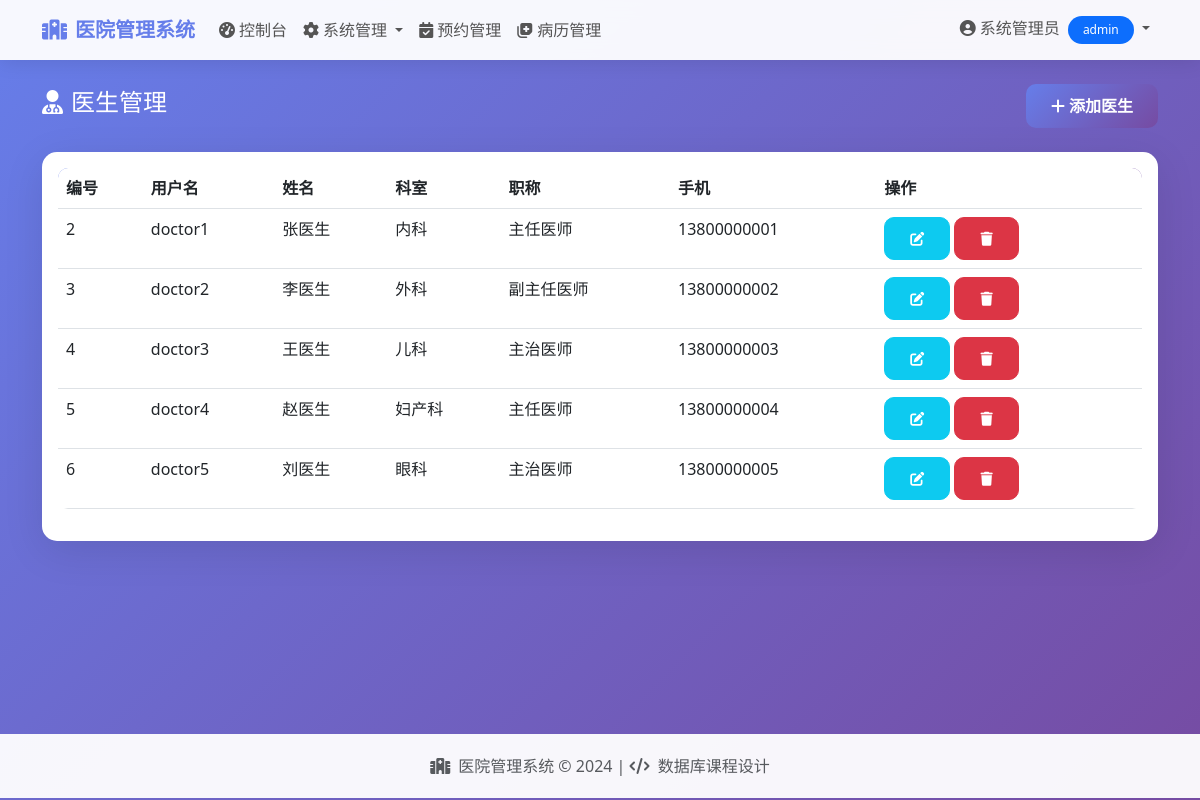
Page /admin/doctors (signed in) on the committed database.
### app.py (models this page shows, shortened)
class User(db.Model):
    __tablename__ = 'users'
    id = db.Column(db.Integer, primary_key=True)
    username = db.Column(db.String(80), unique=True, nullable=False, index=True)
    password_hash = db.Column(db.String(200), nullable=False)
    name = db.Column(db.String(100), nullable=False)
    role = db.Column(db.String(20), nullable=False)  # admin, doctor, patient
    phone = db.Column(db.String(20))
    email = db.Column(db.String(100))
    created_at = db.Column(db.DateTime, default=datetime.utcnow)
    department = db.Column(db.String(100))  # 科室
    title = db.Column(db.String(50))  # 职称
    description = db.Column(db.Text)  # 简介
    gender = db.Column(db.String(10))
    age = db.Column(db.Integer)
    address = db.Column(db.String(200))

### app.py (the view)
@app.route('/admin/doctors')
@login_required
@role_required('admin')
def admin_doctors():
    page = request.args.get('page', 1, type=int)
    doctors = User.query.filter_by(role='doctor').paginate(page=page, per_page=10)
    departments = Department.query.all()
    return render_template('admin/doctors.html', doctors=doctors, departments=departments)

### app.py (called while the page is built)
def role_required(*roles):
    def decorator(f):
        @wraps(f)
        def decorated_function(*args, **kwargs):
            if not current_user.is_authenticated:
                return redirect(url_for('login'))
            if current_user.role not in roles:
                flash("您没有权限访问此页面", "danger")
                return redirect(url_for('index'))
            return f(*args, **kwargs)
        return decorated_function
    return decorator

@login_manager.user_loader
def load_user(user_id):
    return User.query.get(int(user_id))

### templates/admin/doctors.html (shortened to what this page needs)
{% extends "base.html" %}
{% block content %}
<div class="fade-in">
    <div class="d-flex justify-content-between align-items-center mb-4">
        <h4 class="text-white"><i class="fas fa-user-md me-2"></i>医生管理</h4>
        <button class="btn btn-primary" data-bs-toggle="modal" data-bs-target="#addDoctorModal">
            <i class="fas fa-plus me-1"></i>添加医生
        </button>
    </div>
    <div class="card">
        <div class="card-body">
            <div class="table-responsive">
                <table class="table table-hover">
                    <thead>
                        <tr>
                            <th>编号</th>
                            <th>用户名</th>
                            <th>姓名</th>
                            <th>科室</th>
                            <th>职称</th>
                            <th>手机</th>
                            <th>操作</th>
                        </tr>
                    </thead>
                    <tbody>
                        {% for doctor in doctors.items %}
                        <tr>
                            <td>{{ doctor.id }}</td>
                            <td>{{ doctor.username }}</td>
                            <td>{{ doctor.name }}</td>
                            <td>{{ doctor.department or '未分配' }}</td>
                            <td>{{ doctor.title or '医师' }}</td>
                            <td>{{ doctor.phone or '无' }}</td>
                            <td>
                                <button class="btn btn-sm btn-info" onclick="editDoctor({{ doctor.id }})">
                                    <i class="fas fa-edit"></i>
                                </button>
                                <a href="{{ url_for('admin_delete_doctor', id=doctor.id) }}" class="btn btn-sm btn-danger" onclick="return confirm('确定删除该医生？')">
                                    <i class="fas fa-trash"></i>
                                </a>
                            </td>
                        </tr>
                        {% else %}
                        <tr>
                            <td colspan="7" class="text-center text-muted py-4">暂无医生数据</td>
                        </tr>
                        {% endfor %}
                    </tbody>
                </table>
            </div>
        </div>
    </div>
</div>
{% endblock %}

### templates/base.html (shortened to what this page needs)
<!DOCTYPE html>
<html lang="zh-CN">
<head>
    <link href="https://cdn.bootcdn.net/ajax/libs/twitter-bootstrap/5.3.0/css/bootstrap.min.css" rel="stylesheet">
    <link href="https://cdn.bootcdn.net/ajax/libs/font-awesome/6.4.0/css/all.min.css" rel="stylesheet">
</head>
<body>
    <nav class="navbar navbar-expand-lg">
        <div class="container">
            <a class="navbar-brand" href="{{ url_for('index') }}">
                <i class="fas fa-hospital me-2"></i>医院管理系统
            </a>
            <div class="collapse navbar-collapse" id="navbarNav">
                <ul class="navbar-nav me-auto">
                    {% if current_user.is_authenticated %}
                        {% if current_user.role == 'admin' %}
                        <li class="nav-item">
                            <a class="nav-link" href="{{ url_for('admin_dashboard') }}">
                                <i class="fas fa-tachometer-alt me-1"></i>控制台
                            </a>
                        </li>
                        <li class="nav-item dropdown">
                            <a class="nav-link dropdown-toggle" href="#" role="button" data-bs-toggle="dropdown">
                                <i class="fas fa-cog me-1"></i>系统管理
                            </a>
                        </li>
                        <li class="nav-item">
                            <a class="nav-link" href="{{ url_for('admin_appointments') }}">
                                <i class="fas fa-calendar-check me-1"></i>预约管理
                            </a>
                        </li>
                        <li class="nav-item">
                            <a class="nav-link" href="{{ url_for('admin_medical_records') }}">
                                <i class="fas fa-notes-medical me-1"></i>病历管理
                            </a>
                        </li>
                        {% endif %}
                    {% endif %}
                </ul>
                <ul class="navbar-nav">
                    {% if current_user.is_authenticated %}
                    <li class="nav-item dropdown">
                        <a class="nav-link dropdown-toggle" href="#" role="button" data-bs-toggle="dropdown">
                            <i class="fas fa-user-circle me-1"></i>{{ current_user.name }}
                            <span class="badge bg-primary ms-1">{{ current_user.role }}</span>
                        </a>
                    </li>
                    {% endif %}
                </ul>
            </div>
        </div>
    </nav>
    <div class="container mt-4 content-wrapper">
        {% block content %}{% endblock %}
    </div>
    <footer class="footer">
        <div class="container text-center">
            <p class="mb-0 text-muted">
                <i class="fas fa-hospital me-2"></i>医院管理系统 &copy; 2024 |
                <i class="fas fa-code me-1"></i> 数据库课程设计
            </p>
        </div>
    </footer>
</body>
</html>

### templates/base.html (style rules this page uses)
body { background: linear-gradient(135deg, #667eea 0%, #764ba2 100%); min-height: 100vh; }
.card { border: none; border-radius: 15px; box-shadow: 0 10px 40px rgba(0,0,0,0.1); }
.navbar { background: rgba(255,255,255,0.95) !important; backdrop-filter: blur(10px); box-shadow: 0 2px 20px rgba(0,0,0,0.1); }
.navbar-brand { font-weight: 700; color: #667eea !important; }
.nav-link { font-weight: 500; color: #555 !important; transition: all 0.3s; }
.btn-primary { background: linear-gradient(135deg, #667eea 0%, #764ba2 100%); border: none; border-radius: 10px; padding: 10px 25px; font-weight: 600; transition: all 0.3s; }
.btn-danger { border-radius: 10px; padding: 10px 25px; font-weight: 600; }
.btn-info { border-radius: 10px; padding: 10px 25px; font-weight: 600; color: white; }
.table { border-radius: 10px; overflow: hidden; }
.table thead { background: linear-gradient(135deg, #667eea 0%, #764ba2 100%); color: white; }
.footer { background: rgba(255,255,255,0.95); padding: 20px 0; margin-top: 50px; }
.badge { padding: 8px 15px; border-radius: 20px; font-weight: 500; }
.content-wrapper { min-height: calc(100vh - 200px); }
.fade-in { animation: fadeIn 0.5s ease; }

### rows in the picture
User: name "系统管理员", role "admin"
User: id "2", username "doctor1", name "张医生", department "内科", title "主任医师", phone "13800000001"
User: id "3", username "doctor2", name "李医生", department "外科", title "副主任医师", phone "13800000002"
User: id "4", username "doctor3", name "王医生", department "儿科", title "主治医师", phone "13800000003"
User: id "5", username "doctor4", name "赵医生", department "妇产科", title "主任医师", phone "13800000004"
User: id "6", username "doctor5", name "刘医生", department "眼科", title "主治医师", phone "13800000005"
